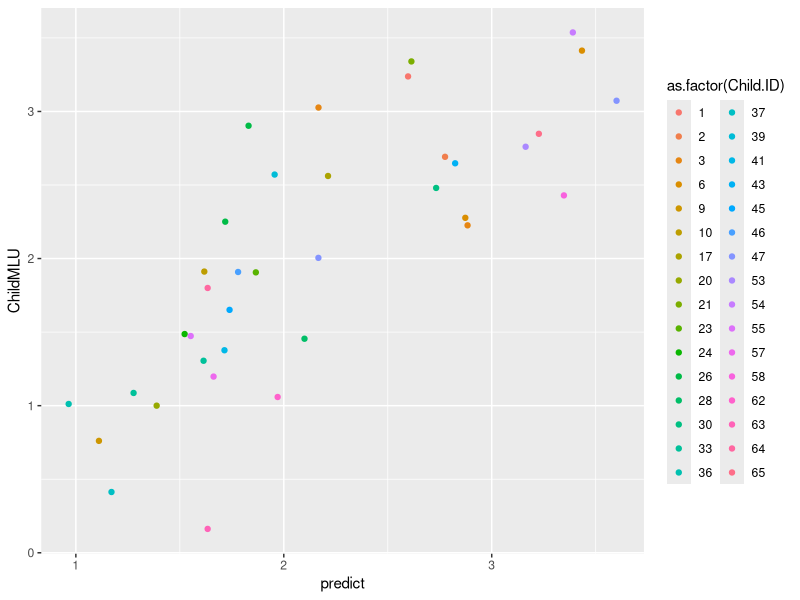

Generate this figure with R: (Note: this script raises an error after producing the figure.)
## ---- chunk 1
knitr::opts_chunk$set(echo = TRUE)
## ---- chunk 2
library(caret)
setwd('/Users/semrf/Dropbox/MyGitHub/CogSci16_Methods3/')
Data=read.csv('Assignment1_LanguageDevelopmentInASD.csv')

train.index1 <- createDataPartition(Data$Child.ID, p = .9, list = FALSE)

trainDataTemp <- Data[ train.index1,]
testData2  <- Data[-train.index1,]

train.index2 <- createDataPartition(trainDataTemp$Child.ID, p = .9, list = FALSE)
trainData <- Data[ train.index2,]
testData1  <- Data[-train.index2,]

## ---- chunk 3
library(lme4)

model = lmer(ChildMLU~Visit*Diagnosis+(1|Child.ID),trainData,REML=F)
testData2$predict=predict(model,testData2, allow.new.levels = TRUE)
ggplot(testData2,aes(predict,ChildMLU))+geom_point(aes(colour=as.factor(Child.ID)))
model1=lmer(ChildMLU~predict+(1|Child.ID),testData2,REML=F)
r.squaredGLMM(model1)

## ---- chunk 4

